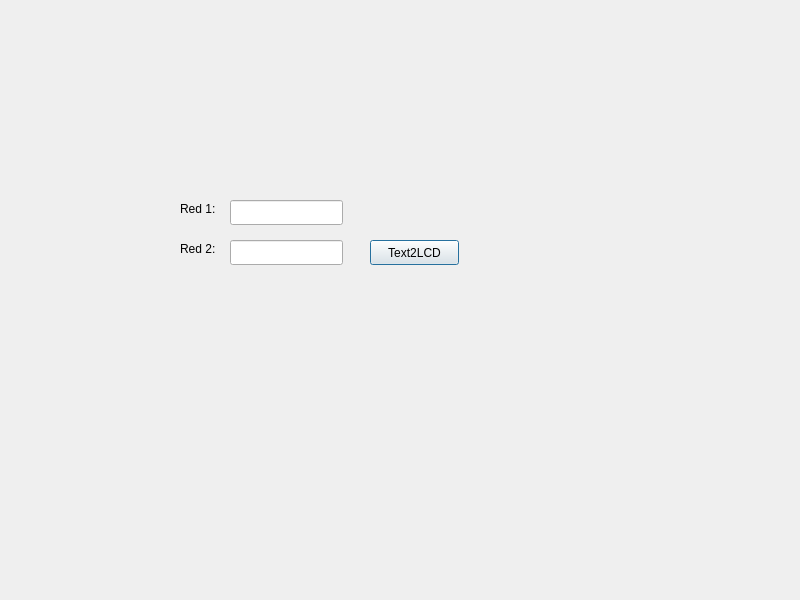
<?xml version="1.0" encoding="UTF-8"?>
<ui version="4.0">
 <class>Dialog</class>
 <widget class="QDialog" name="Dialog">
  <property name="geometry">
   <rect>
    <x>0</x>
    <y>0</y>
    <width>800</width>
    <height>600</height>
   </rect>
  </property>
  <property name="windowTitle">
   <string>Dialog</string>
  </property>
  <widget class="QLineEdit" name="lineEdit1">
   <property name="geometry">
    <rect>
     <x>230</x>
     <y>200</y>
     <width>113</width>
     <height>25</height>
    </rect>
   </property>
   <property name="maxLength">
    <number>16</number>
   </property>
  </widget>
  <widget class="QLineEdit" name="lineEdit2">
   <property name="geometry">
    <rect>
     <x>230</x>
     <y>240</y>
     <width>113</width>
     <height>25</height>
    </rect>
   </property>
   <property name="maxLength">
    <number>16</number>
   </property>
  </widget>
  <widget class="QLabel" name="label">
   <property name="geometry">
    <rect>
     <x>180</x>
     <y>200</y>
     <width>51</width>
     <height>17</height>
    </rect>
   </property>
   <property name="text">
    <string>Red 1:</string>
   </property>
  </widget>
  <widget class="QLabel" name="label_2">
   <property name="geometry">
    <rect>
     <x>180</x>
     <y>240</y>
     <width>41</width>
     <height>17</height>
    </rect>
   </property>
   <property name="text">
    <string>Red 2:</string>
   </property>
  </widget>
  <widget class="QPushButton" name="pushButton">
   <property name="geometry">
    <rect>
     <x>370</x>
     <y>240</y>
     <width>89</width>
     <height>25</height>
    </rect>
   </property>
   <property name="text">
    <string>Text2LCD</string>
   </property>
  </widget>
 </widget>
 <resources/>
 <connections/>
</ui>
